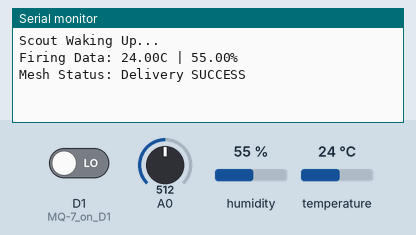
Bench run of a sketch on a simulated ESP8266 (NodeMCU). Parts: the last lines printed to the serial monitor. The test bench sets the inputs (shaded band); at power-on: humidity 55 %, temperature 24 °C, D1 (MQ-7_on_D1) LOW, A0 = 512.

Above: at 3.2 s.
3.3 s: humidity set to 22 %
At 8.4 s:
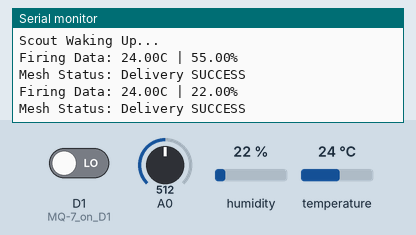
8.9 s: temperature set to 12 °C
At 12.4 s:
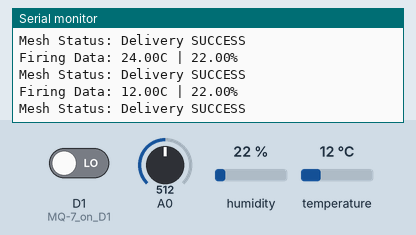
14.5 s: humidity set to 40 %
At 17.6 s:
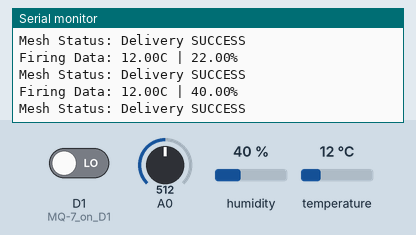
Timing chart, 0 to 19.1 s (numbered marks = the images above; inputs shaded):
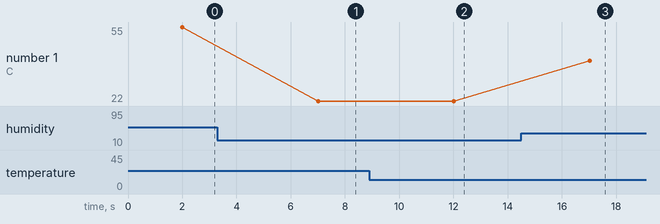

The sketch:

SCOUT.ino
```cpp
#include <ESP8266WiFi.h>
#include <espnow.h>
#include <DHT.h>
 #include <user_interface.h>

#define DHTPIN 4      // Physical Pin D2
#define DHTTYPE DHT22
DHT dht(DHTPIN, DHTTYPE);

// Target Main Node MAC Address
uint8_t gatewayAddress[] = {0x30, 0x83, 0x98, 0xB5, 0xA3, 0x63};

typedef struct struct_message {
  int node_id; float temp; float hum; int mq135_analog; int mq7_tripwire;
} struct_message;

struct_message myData;

void OnDataSent(uint8_t *mac_addr, uint8_t sendStatus) {
  Serial.print("Mesh Status: ");
  Serial.println(sendStatus == 0 ? "Delivery SUCCESS" : "Delivery FAIL");
}

void setup() {
  Serial.begin(115200);
  dht.begin();
  pinMode(5, INPUT); // MQ-7 on D1

  Serial.println("Scout Waking Up...");
  delay(2000); // Wait for DHT22 to stabilize

  WiFi.mode(WIFI_STA);
  WiFi.disconnect();
  wifi_set_channel(12); // Lock to Channel 12

  if (esp_now_init() != 0) return;

  esp_now_set_self_role(ESP_NOW_ROLE_CONTROLLER);
  esp_now_register_send_cb(OnDataSent);
  esp_now_add_peer(gatewayAddress, ESP_NOW_ROLE_SLAVE, 12, NULL, 0);
}

void loop() {
  myData.node_id = 1;
  float t = dht.readTemperature();
  float h = dht.readHumidity();

  if (isnan(t) || isnan(h)) {
    Serial.println("DHT22 Error! Check D2 Wiring.");
    myData.temp = 0.0; myData.hum = 0.0;
  } else {
    myData.temp = t; myData.hum = h;
  }

  myData.mq135_analog = analogRead(A0);
  myData.mq7_tripwire = digitalRead(5);

  Serial.print("Firing Data: "); Serial.print(myData.temp); Serial.print("C | ");
  Serial.print(myData.hum); Serial.println("%");

  esp_now_send(gatewayAddress, (uint8_t *) &myData, sizeof(myData));
  delay(5000);
}
```

Measured:
- after the input at 3.3 s, the serial monitor: prints a new line after 3.7 s (image 1)
- after the input at 8.9 s, the serial monitor: prints a new line after 3.1 s (image 2)
- after the input at 14.5 s, the serial monitor: prints a new line after 2.5 s (image 3)
- plotted number 1: 55 → 22 after the input at 3.3 s, 22 → 40 after the input at 14.5 s
